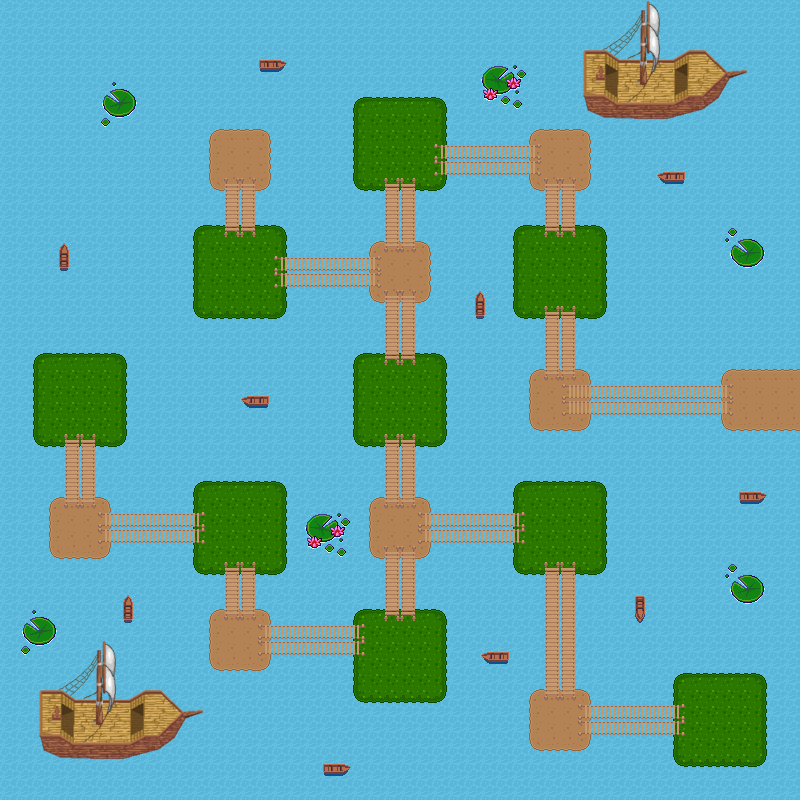

This is a level from a 2D game, rendered from its Tiled map with the project's own tilesets. A one-line summary and the map file follow, with tile-layer data summarised:
An orthogonal 50x50 tile map with 16x16 px tiles, 2 tile layers (layer, Collision).

<map version="1.9" tiledversion="1.9.2" orientation="orthogonal" renderorder="right-down" width="50" height="50" tilewidth="16" tileheight="16" infinite="0" nextlayerid="4" nextobjectid="1">
 <tileset firstgid="1" name="tiles" tilewidth="16" tileheight="16" tilecount="132" columns="12">
  <image source="tiles.png" width="192" height="176" />
  <tile id="25">
   <properties>
    <property name="collides" type="bool" value="true" />
   </properties>
  </tile>
 </tileset>
 <layer id="1" name="layer" width="50" height="50">
  <data>[2500 cells, 2500 non-empty, 131 distinct tile ids]</data>
 </layer>
 <layer id="3" name="Collision" width="50" height="50" opacity="0">
  <data>[2500 cells, 1890 non-empty, 1 distinct tile ids]</data>
 </layer>
</map>